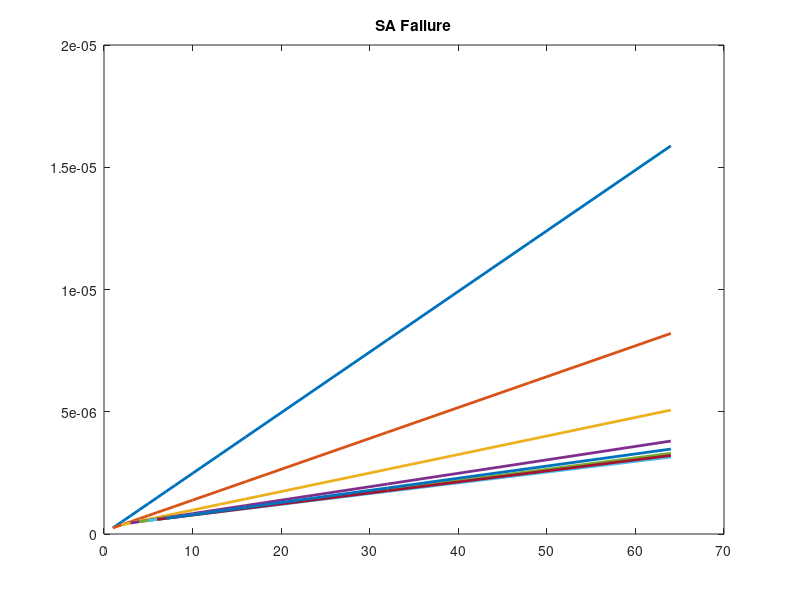
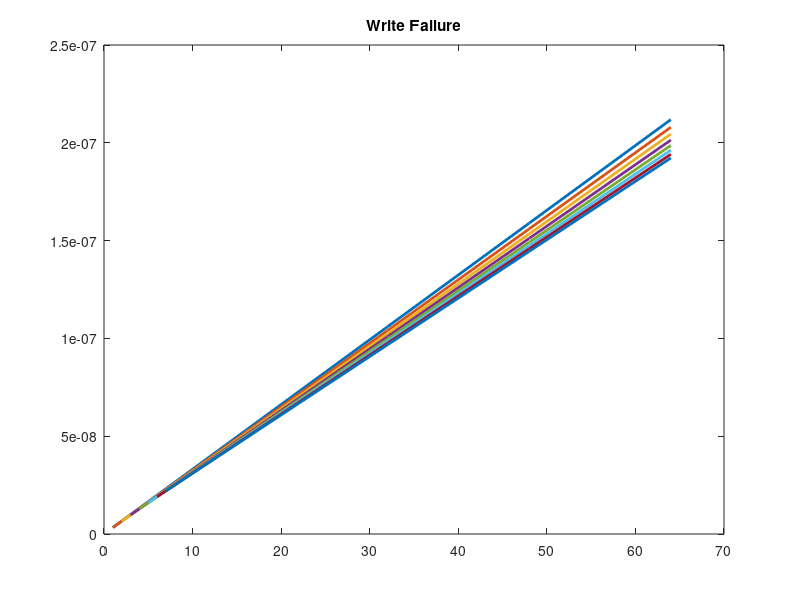
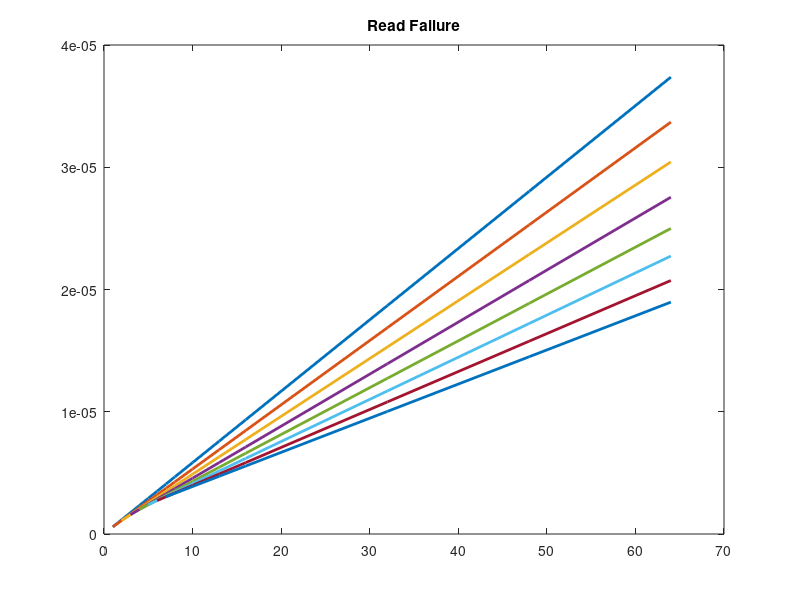

Here is the MATLAB script that generated these plots, in order:
close all;clear all;
cd ~/Documents/research/cacti65/code/APA' zqgao'/try3/CACHEFE_res/;
cells=[1:8,10:3:16,32:16:64];

Fp1=load('./APAdemo_safail__res.txt');nCend=8;
figure(1);
for j=1:8
    plot(cells(cells>=j-1),Fp1(j,cells>=j-1),'LineWidth',2);
    hold on;
end
title('SA Failure');

Fp2=load('./APAdemo_writefail__res.txt');nCend=8;
figure(2);
for j=1:8
    plot(cells(cells>=j-1),Fp2(j,cells>=j-1),'LineWidth',2);
    hold on;
end
title('Write Failure');


Fp3=load('./APAdemo_readfail__res.txt');nCend=8;
figure(3);
for j=1:8
    plot(cells(cells>=j-1),Fp3(j,cells>=j-1),'LineWidth',2);
    hold on;
end
title('Read Failure');
